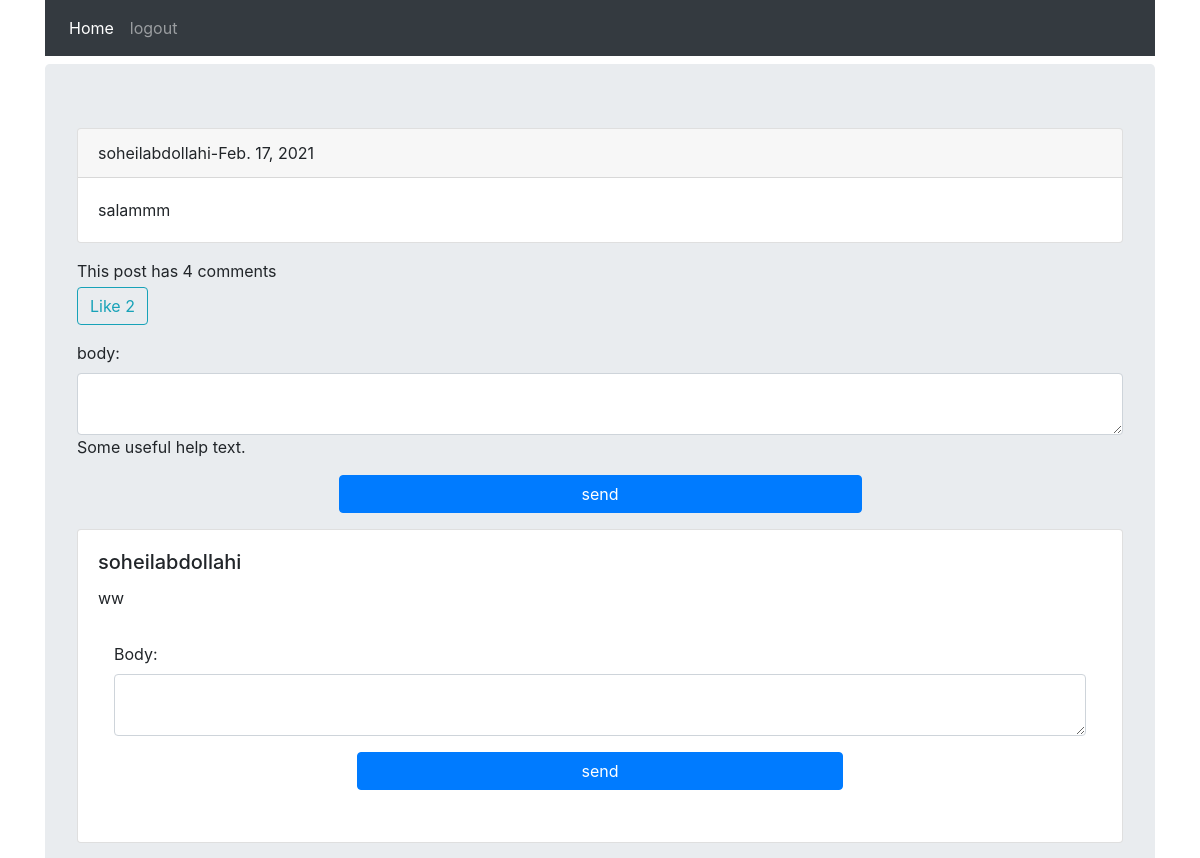
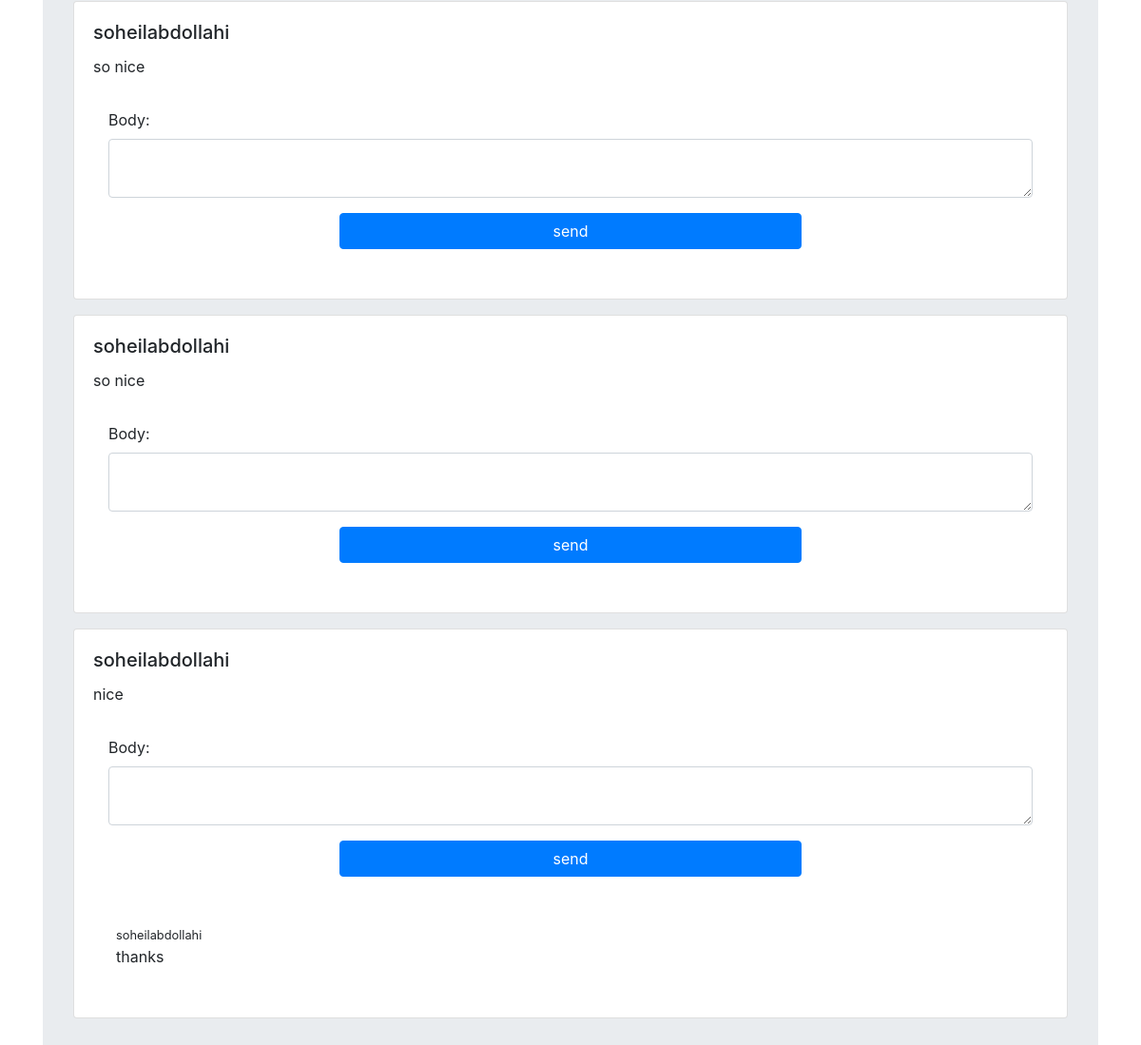
The page /2021/2/17/salammm/ (signed in) on the database its author committed (2 pictures, top to bottom).
### posts/models.py (models this page shows, shortened)
class Post(models.Model):
    user = models.ForeignKey(User,on_delete=models.CASCADE)
    body = models.TextField(max_length=500)
    slug = models.SlugField(max_length=200)
    created = models.DateTimeField(auto_now_add=True)
    def like_count(self):
        return self.pvote.count()
    def user_can_like(self,user):
        user_like = user.uvote.all()
        qs = user_like.filter(post=self)
        if qs.exists():
            return True
        return False

class Comment(models.Model):
    user = models.ForeignKey(User,on_delete=models.CASCADE, related_name='ucomment')
    post = models.ForeignKey(Post,on_delete=models.CASCADE,related_name='pcomment')
    reply = models.ForeignKey('self',on_delete=models.CASCADE,null=True,blank=True,related_name='rcomment')
    is_reply = models.BooleanField(default=False)
    body = models.TextField(max_length=400)
    created = models.DateTimeField(auto_now_add=True)
    class Meta:
        ordering = ('-created',)

### posts/views.py (the view)
# urls.py: path('<int:year>/<int:month>/<int:day>/<slug:slug>/',views.post_detail,name='post_detail'),
def post_detail(request, year, month, day, slug):
    post = get_object_or_404(Post,created__year=year, created__month=month, created__day=day, slug=slug)
    comments = Comment.objects.filter(post=post,is_reply=False)
    reply_form = AddReplyForm()
    can_like = False
    if request.user.is_authenticated:
        if post.user_can_like(request.user):
            can_like = True
    if request.method == 'POST':
        form = AddCommentForm(request.POST)
        if form.is_valid():
            new_comment = form.save(commit=False)
            new_comment.post = post
            new_comment.user = request.user
            new_comment.save()
            messages.success(request,'Your comment submited')
    else:
        form = AddCommentForm()
    return render(request,'posts/post_detail.html',{'post':post,'comments':comments,'form':form,'reply':reply_form,'can_like':can_like})

### posts/forms.py
class AddCommentForm(forms.ModelForm):
    class Meta:
        model = Comment
        fields = ['body']
        widgets = {
            'body':forms.Textarea(attrs={'class':'form-control','rows': 2})
        }
        labels = {
            'body': ('body'),
        }
        help_texts = {
            'body': ('Some useful help text.'),
        }
        error_messages = {
            'body': {
                'max_length': ("This text is too long."),
            },
        }

class AddReplyForm(forms.ModelForm):
    class Meta:
        model = Comment
        fields = ('body',)
        widgets = {
            'body':forms.Textarea(attrs={'class':'form-control','rows': 2})
        }

### posts/templates/posts/post_detail.html (shortened to what this page needs)
{% extends 'base.html' %}
{% block content %}
    <div class="card">
        <div class="card-header">
            {{ post.user }}-{{ post.created|date }}
        </div>
        <div class="card-body">
            <p class="card-text">{{ post.body }}</p>
        </div>
    </div>
    {% with total=comments.count %}
        <p class="mt-3 mb-1">This post has {{ total }} comment{{ total|pluralize }}</p>
    {% endwith %}
    {% if request.user.is_authenticated %}
        <a href="{% url 'posts:post_like' post.id %}" class="btn btn-outline-info {% if can_like %}disabled{% endif %}">Like <span>{{ post.like_count }}</span></a>
        {% endif %}
    {% if request.user.is_authenticated %}
        <form action="" method="post" class="my-3" novalidate>
            {{ form.as_p }}
            <button class="btn btn-primary d-block w-50 mx-auto my-3" type="submit">send</button>
        </form>
    {% else %}
        <p>You must be login to send comment</p>
    {% endif %}
    {% for comment in comments %}
    <div class="card mb-3">
        <div class="card-body">
            <h5 class="card-title">{{ comment.user }}</h5>
            <p class="card-text">{{ comment.body }}</p>
            {% if request.user.is_authenticated %}
                <div class="p-3">
                    <form action="{% url 'posts:add_reply' post.id comment.id %}" method="post">
                        {{ reply.as_p }}
                        <button class="btn btn-primary d-block w-50 mx-auto my-3" type="submit">send</button>
                    </form>
                </div>
            {% else %}
                <p>you must login to send reply</p>
            {% endif %}
            {% for reply in comment.rcomment.all %}
                <div class="pl-4 py-3">
                    <small>{{ reply.user }}</small>
                    <p>{{ reply.body }}</p>
                </div>
            {% endfor %}
        </div>
    </div>
    {% empty %}
    <div class="card">
        <div class="card-body">
            there is no comment
        </div>
    </div>
    {% endfor %}
{% endblock %}

### rows shown on the page
Post: user "soheilabdollahi", created "Feb. 17, 2021", body "salammm", like_count "2"
Comment: user "soheilabdollahi", body "ww"
Comment: user "soheilabdollahi", body "so nice"
Comment: user "soheilabdollahi", body "so nice"
Comment: user "soheilabdollahi", body "nice"
Comment: user "soheilabdollahi", body "thanks"

### other values the page prints
{{ total }} "4"
